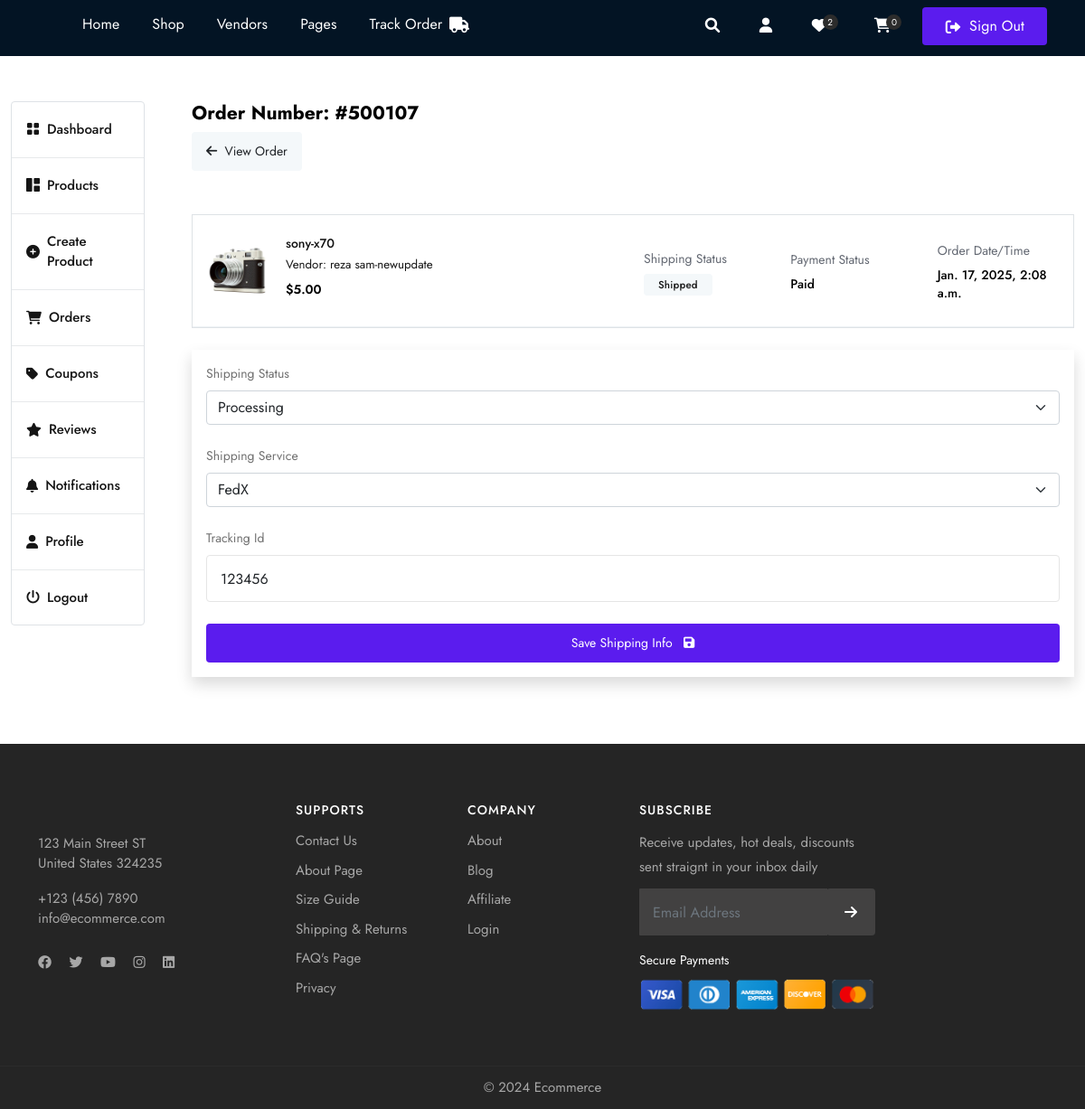
The page /vendor/order_item_detail/500107/61/ (signed in) on the database its author committed.
### store/models.py (models this page shows, shortened)
class Order(models.Model):
    vendors = models.ManyToManyField(user_models.User, blank=True)
    customer = models.ForeignKey(user_models.User, on_delete=models.SET_NULL,null=True, related_name="customer", blank=True)
    sub_total = models.DecimalField(max_digits=10, decimal_places=2, default=0.00)
    shipping = models.DecimalField(max_digits=10, decimal_places=2, default=0.00)
    tax = models.DecimalField(max_digits=10, decimal_places=2, default=0.00)
    service_fee = models.DecimalField(max_digits=10, decimal_places=2, default=0.00)
    total = models.DecimalField(max_digits=10, decimal_places=2, default=0.00)
    payment_status = models.CharField(max_length=100, choices=PAYMENT_STATUS, default="Processing")
    payment_method = models.CharField(max_length=100, choices=PAYMENT_METHOD, default=None, null=True, blank=True)
    order_status = models.CharField(max_length=100, choices=ORDER_STATUS, default="Pending")
    initial_total = models.DecimalField(max_digits=10, decimal_places=2, default=0.00, help_text="The original total before discount")
    saved = models.DecimalField(max_digits=10, decimal_places=2, default=0.00, null=True, blank=True, help_text="Amount saved by customer")
    address = models.ForeignKey("customer.Address", on_delete=models.SET_NULL, null=True, blank=True)
    coupons = models.ManyToManyField(Coupon, blank=True)
    order_id = ShortUUIDField(length=6, max_length=25, alphabet="1234567890")
    payment_id = models.CharField(null=True, blank=True, max_length=1000)
    date = models.DateTimeField(default=timezone.now)
    class Meta:
        verbose_name_plural = "Order"
        ordering = ['-date']

class OrderItem(models.Model):
    order = models.ForeignKey(Order, on_delete=models.CASCADE)
    order_status = models.CharField(max_length=100, choices=ORDER_STATUS, default="Pending")
    shipping_service = models.CharField(max_length=100, choices=SHIPPING_SERVICE, default=None, null=True, blank=True)
    tracking_id = models.CharField(max_length=100, default=None, null=True, blank=True)
    product = models.ForeignKey(Product, on_delete=models.CASCADE)
    qty = models.IntegerField(default=0)
    color = models.CharField(max_length=100, null=True, blank=True)
    size = models.CharField(max_length=100, null=True, blank=True)
    price = models.DecimalField(max_digits=10, decimal_places=2, default=0.00)
    sub_total = models.DecimalField(max_digits=10, decimal_places=2, default=0.00)
    shipping = models.DecimalField(max_digits=10, decimal_places=2, default=0.00)
    tax = models.DecimalField(max_digits=10, decimal_places=2, default=0.00)
    total = models.DecimalField(max_digits=10, decimal_places=2, default=0.00)
    initial_total = models.DecimalField(max_digits=10, decimal_places=2, default=0.00, help_text="Grand Total of all amount")
    saved = models.DecimalField(max_digits=10, decimal_places=2, default=0.00, null=True, blank=True, help_text="Amount saved by customer")
    coupon = models.ManyToManyField(Coupon, blank=True)
    applied_coupon = models.BooleanField(default=False)
    item_id = ShortUUIDField(length=6, max_length=25, alphabet="1234567890")
    vendor = models.ForeignKey(user_models.User,on_delete=models.SET_NULL, null=True, related_name="vendor_order_items")
    date = models.DateTimeField(default=timezone.now)
    class Meta:
        ordering = ['-date']

class Product(models.Model):
    name = models.CharField(max_length=100)
    image = models.ImageField(upload_to="images", blank=True, null=True)
    description = CKEditor5Field('Text', config_name='extends')
    category = models.ForeignKey(Category, on_delete=models.SET_NULL, null=True, blank=True)
    price = models.DecimalField(max_digits=10, decimal_places=2, default=0.00, null=True, blank=True, verbose_name="Sale Price")
    regular_price = models.DecimalField(max_digits=10, decimal_places=2, default=0.00, null=True, blank=True, verbose_name="Regular Price ")
    stock = models.PositiveIntegerField(default=0, null=True, blank=True)
    shipping = models.DecimalField(max_digits=10, decimal_places=2, default=0.00, null=True, blank=True, verbose_name="shipping Amount")
    status = models.CharField(choices=STATUS, max_length=50, default="Published")
    featured = models.BooleanField(default=False, verbose_name="Marketplace Featured")
    vendor = models.ForeignKey(user_models.User, on_delete=models.SET_NULL, null=True, blank=True)
    sku = ShortUUIDField(unique=True, length=5, max_length=50, prefix="SKU", alphabet="1234567890")
    slug = models.SlugField(null=True, blank=True)
    date = models.DateTimeField(default=timezone.now)
    class Meta:
        ordering = ['-id']
        verbose_name_plural = "Products"

### userauths/models.py (models this page shows, shortened)
class User(AbstractUser):
    username = models.CharField(max_length=255, null=True, blank=True)
    email = models.EmailField(unique=True)
    USERNAME_FIELD = 'email'
    REQUIRED_FIELDS = ['username']

class Profile(models.Model):
    user = models.OneToOneField(User, on_delete=models.CASCADE)
    image = models.ImageField(upload_to="images", default="default-user.jpg", null=True, blank=True)
    full_name =models.CharField(max_length=255, null=True, blank=True)
    mobile = models.CharField(max_length=255, null=True, blank=True)
    user_Type = models.CharField(max_length=255, choices=USER_TYPE, null=True, blank=True, default=None)

### vendor/views.py (the view)
# urls.py: path("order_item_detail/<int:order_id>/<int:item_id>/", views.order_item_detail, name="order_item_detail"),
@login_required
def order_item_detail(request, order_id, item_id):
    order = store_models.Order.objects.get(orderitem__product__vendor=request.user, order_id=order_id, payment_status="Paid")
    item = store_models.OrderItem.objects.get(order=order, id=item_id)
    context = {
        "order": order,
        "item": item,
    }
    return render(request, "vendor/order_item_detail.html", context)

### store/context.py (called while the page is built)
def default(request):
    try:
        cart_id = request.session['cart_id']
        total_cart_items = store_models.Cart.objects.filter(cart_id=cart_id).count()
    except:
        total_cart_items = 0
    return {
        "total_cart_items": total_cart_items,
    }

### templates/vendor/order_item_detail.html (shortened to what this page needs)
{% extends 'partials/base.html' %} {% load static %} {% load humanize %} {% block content %}
<section class="middle">
    <div class="container-fluid">
        <div class="row align-items-start justify-content-between">
            {% include 'vendor/sidebar.html' %}
            <div class="col-12 col-md-12 col-lg-9 col-xl-10">
                <div class="d-flex justify-content-between align-items-center">
                    <div class="">
                        <h4 class="mb-0 mb-2 fw-bold">Order Number: #{{order.order_id}}</h4>
                        <a href="{% url 'vendor:order_detail' order.order_id %}" class="btn bg-light btn-sm rounded"><i class="fas fa-arrow-left me-1"></i> View Order</a>
                    </div>
               </div>
                <div class="order-data mt-5">
                    <div class="ord_list_wrap border mb-4 mfliud">
                        <div class="ord_list_body text-left">
                            <div class="row align-items-center justify-content-center m-0 py-4 br-bottom">
                                <div class="col-xl-6 col-lg-5 col-md-5 col-12">
                                    <div class="cart_single d-flex align-items-start mfliud-bot gap-3">
                                        <div class="cart_selected_single_thumb">
                                            <a href="{% url 'store:product_detail' item.product.slug %}"><img src="{{item.product.image.url}}" width="75" class="img-fluid rounded" alt="" /></a>
                                        </div>
                                        <div class="cart_single_caption pl-3">
                                            <h4 class="product_title fs-sm ft-medium mb-1 lh-1"> <a href="{% url 'store:product_detail' item.product.slug %}">{{item.product.name}}</a></h4>
                                            <p class="mb-2">
                                                <span class="text-dark medium">Vendor: {{item.vendor.profile.full_name}}</span> <br />
                                            </p>
                                            <h4 class="fs-sm ft-bold mb-0 lh-1">${{item.price}}</h4>
                                        </div>
                                    </div>
                                </div>
                                <div class="col-xl-2 col-lg-3 col-md-3 col-6">
                                    <p class="mb-1 p-0"><span class="text-muted">Shipping Status</span></p>
                                    <div class="delv_status"><span class="ft-medium small text-dark bg-light rounded px-3 py-1">{{order.order_status}}</span></div>
                                </div>
                                <div class="col-xl-2 col-lg-4 col-md-4 col-6">
                                    <p class="mb-1 p-0"><span class="text-muted">Payment Status</span></p>
                                    <h6 class="mb-0 ft-medium fs-sm">{{order.payment_status}}</h6>
                                </div>
                                <div class="col-xl-2 col-lg-4 col-md-4 col-6">
                                    <p class="mb-1 p-0"><span class="text-muted">Order Date/Time</span></p>
                                    <h6 class="mb-0 ft-medium fs-sm">{{order.date}}</h6>
                                </div>
                            </div>
                        </div>
                    </div>
                    <div class="shadow p-3 mb-4">
                        <form action="{% url 'vendor:update_order_item_status' order.order_id item.id %}" class="col-lg-12" method="POST">
                            <label class="mb-2" for="">Shipping Status</label>
                            <select name="order_status" id="" class="form-select mb-4">
                                <option {% if item.order_status == 'Processing' %} selected {% endif %} value="Processing">Processing</option>
                            </select>
                            <label class="mb-2" for="">Shipping Service</label>
                            <select name="shipping_service" id="" class="form-select mb-4">
                                <option {% if item.shipping_service == 'FedX' %} selected {% endif %} value="FedX">FedX</option>
                            </select>
                            <label class="mb-2" for="">Tracking Id</label>
                            <input type="text" value="{{item.tracking_id}}" placeholder="Tracking Id" name="tracking_id" class="form-control mb-4 rounded" id="">
                            <button type="submit" class="btn btn bg-primary btn-sm rounded text-white w-100">Save Shipping Info <i class="fas fa-save ms-2"></i></button>
                        </form>
                    </div>
                </div>
            </div>
        </div>
    </div>
</section>
{% endblock content %}

### rows shown on the page
Order: order_id "500107", order_status "Shipped", payment_status "Paid", date "Jan. 17, 2025, 2:08 a.m."
OrderItem: product.image (picture), product.name "sony-x70", vendor.profile.full_name "reza sam-newupdate", price "5.00", order_status "Processing", shipping_service "FedX", tracking_id "123456"

### other values the page prints
{{ total_cart_items }} "0"
